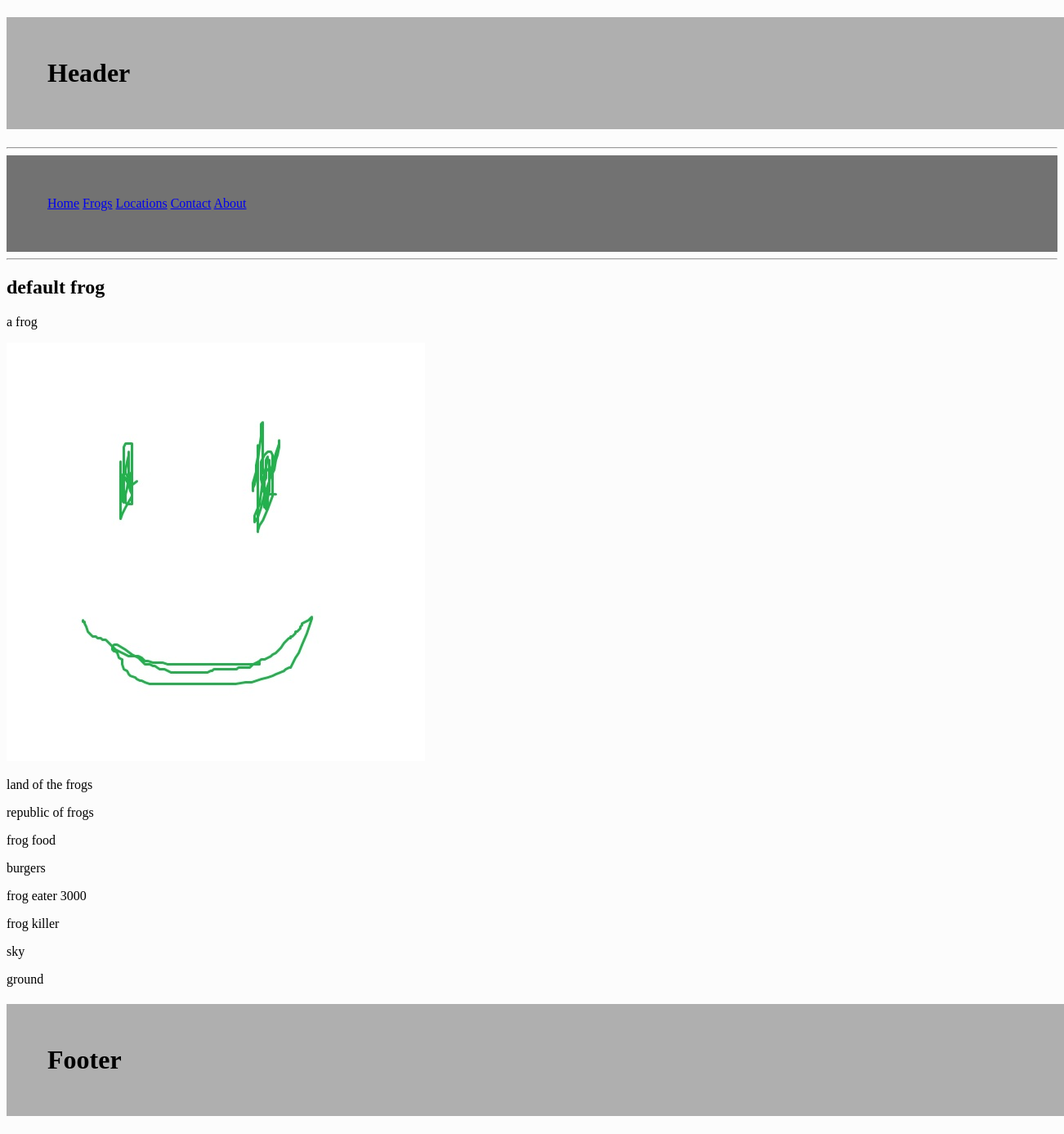
/frog/1, run on the app's committed database.
### tables this page shows
CREATE TABLE frogs (id INTEGER PRIMARY KEY AUTOINCREMENT, name TEXT, image TEXT, description TEXT);

CREATE TABLE country (id INTEGER PRIMARY KEY AUTOINCREMENT, name TEXT);

CREATE TABLE prey (id INTEGER PRIMARY KEY AUTOINCREMENT, name TEXT, description TEXT);

CREATE TABLE predator (id INTEGER PRIMARY KEY AUTOINCREMENT, name TEXT, description TEXT);

CREATE TABLE habitat (id INTEGER PRIMARY KEY AUTOINCREMENT, name TEXT, description TEXT);

### routes.py (the view)
@app.route('/frog/<int:id>')
def frog(id):
    conn = sqlite3.connect('frog.db')
    cur = conn.cursor()
    cur.execute('SELECT * FROM frogs WHERE id=?', (id,))
    frog = cur.fetchone()
    cur.execute('SELECT * FROM country WHERE id IN(SELECT cid FROM FrogCountry WHERE fid =?)', (id,))
    country = cur.fetchall()
    cur.execute('SELECT * FROM prey WHERE id IN(SELECT pid FROM FrogPrey WHERE fid =?)', (id,))
    prey = cur.fetchall()
    cur.execute('SELECT * FROM predator WHERE id IN(SELECT pid FROM FrogPredator WHERE fid =?)', (id,))
    predator = cur.fetchall()
    cur.execute('SELECT * FROM habitat WHERE id IN(SELECT hid FROM FrogHabitat WHERE fid =?)', (id,))
    habitat = cur.fetchall()
    return render_template("frog.html", frog = frog, country = country, prey = prey, predator = predator, habitat = habitat)

### templates/frog.html
{%extends "layout.html"%}
{%block content%}
<h2>{{frog[1]}}</h2> <p>{{frog[3]}}</p>
<img src = "{{frog[2]}}" />
{%for item in country %}
    <p>{{item[1]}}</p>
{%endfor%}
{%for item in prey %}
    <p>{{item[1]}}</p>
{%endfor%}
{%for item in predator %}
    <p>{{item[1]}}</p>
{%endfor%}
{%for item in habitat %}
    <p>{{item[1]}}</p>
{%endfor%}
{%endblock%}

### templates/layout.html (shortened to what this page needs)
<!doctype html>
<html>
    <head>
        <link rel = "stylesheet" href = "static/css/style.css">
    </head>
    <body>
        {%include "header.html"%}
        {%include "nav.html"%}
        {%block content%}{%endblock%}
        {%include "footer.html"%}
    </body>
</html>

### templates/header.html
<h1>Header</h1>

### templates/nav.html
<hr>
<nav>
<a href = "/">Home</a> <a href = "/all_frogs">Frogs</a> <a href = "/locations">Locations</a> <a href = "/contact">Contact</a> <a href = "/about">About</a>
</nav>
<hr>

### templates/footer.html
<h1>Footer</h1>

### static/css/style.css (style rules this page uses)
body { font-family: "Comic Sans MS"; background-color: rgb(252, 252, 252); color:rgb(0, 0, 0); }
h1 { padding:50px; width: 100%; background-color: rgb(175, 175, 175); }
nav { background-color: rgb(114, 114, 114); padding: 50px; }

### data on the page
frogs: name "default frog", description "a frog", image (placeholder picture)
country: name "land of the frogs"
country: name "republic of frogs"
prey: name "frog food"
prey: name "burgers"
predator: name "frog eater 3000"
predator: name "frog killer"
habitat: name "sky"
habitat: name "ground"
